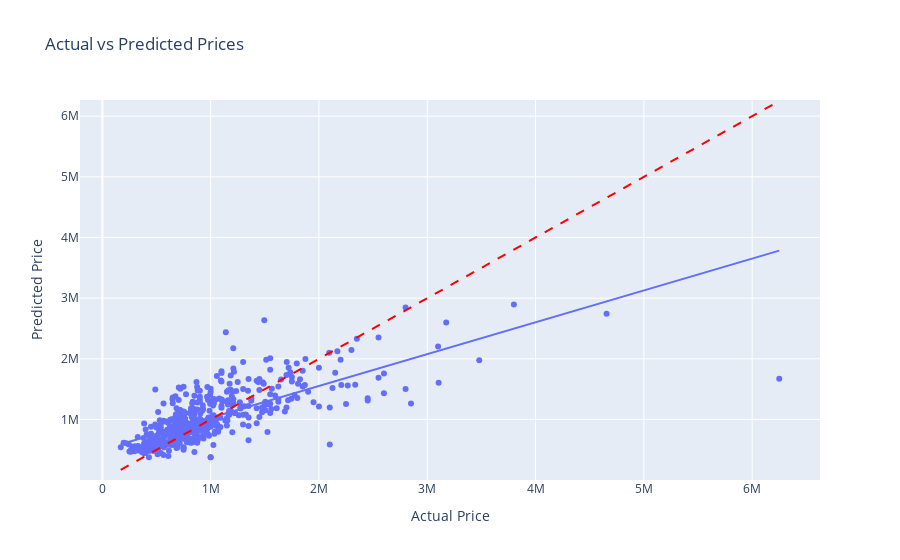
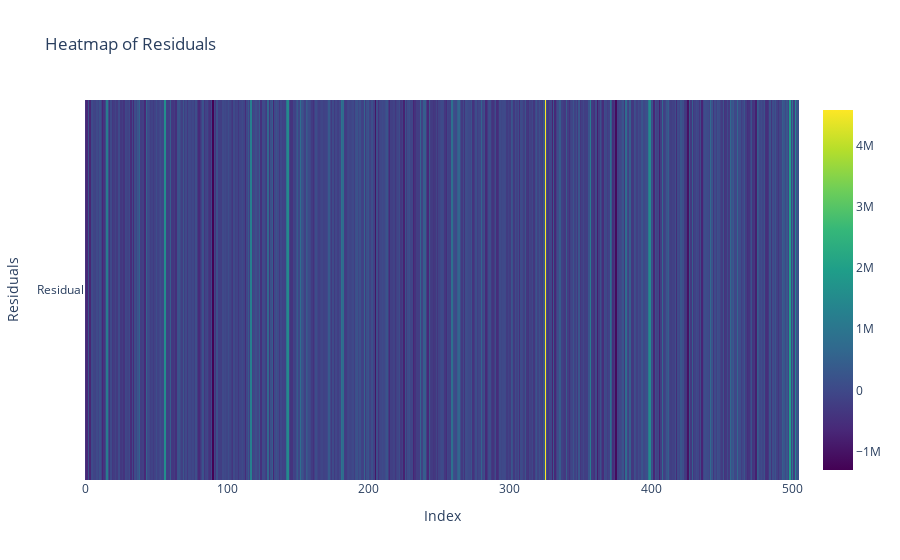
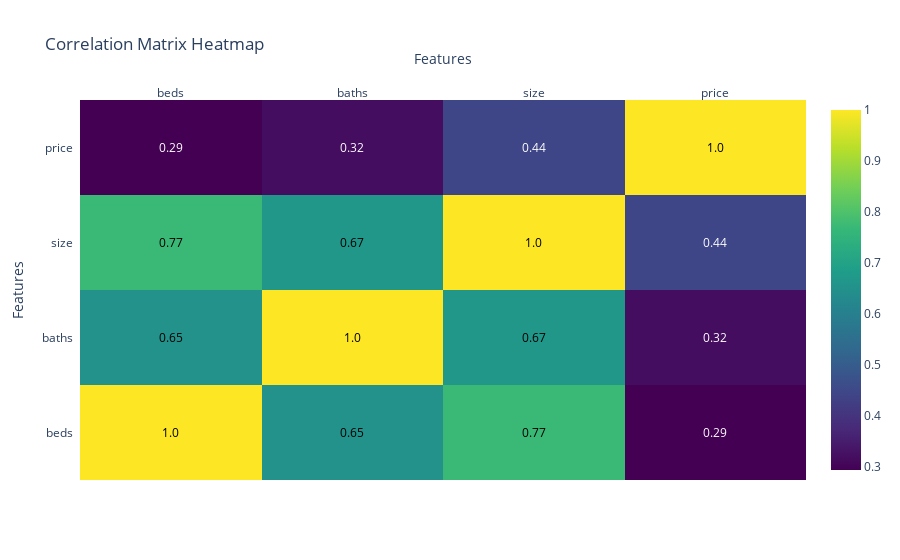
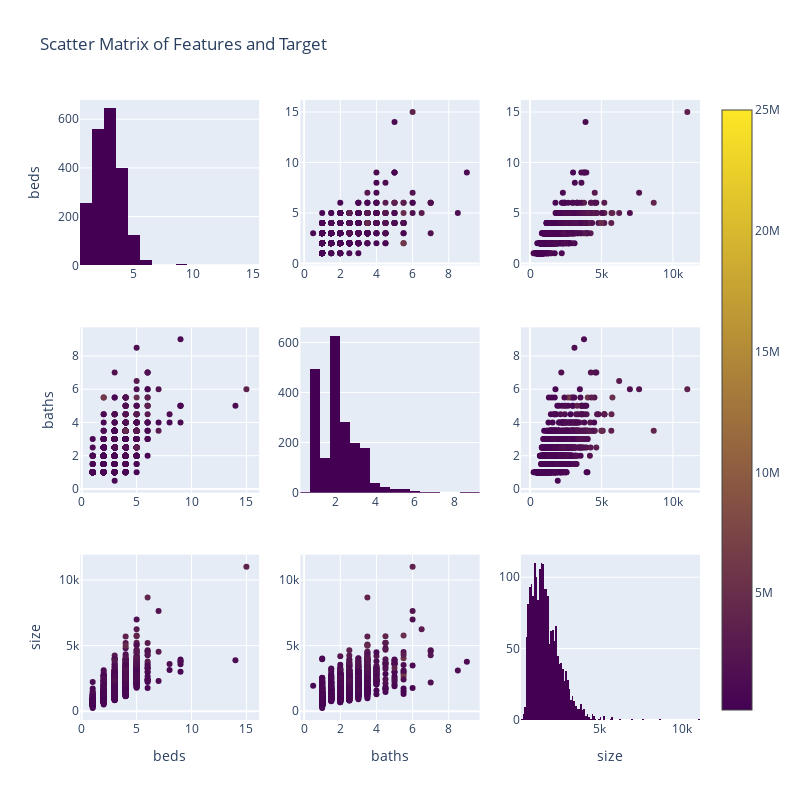

Notebook code for these charts, in order:
### Code cell
import pandas as pd
from sklearn.model_selection import train_test_split
from sklearn.linear_model import LinearRegression
from sklearn.metrics import mean_squared_error
import plotly.express as px
import plotly.graph_objects as go
import plotly.figure_factory as ff

train_df = pd.read_csv('train.csv')
test_df = pd.read_csv('test.csv')

features = ['beds', 'baths', 'size']
target = 'price'

X_train = train_df[features]
y_train = train_df[target]

X_test = test_df[features]
y_test = test_df[target]

model = LinearRegression()

model.fit(X_train, y_train)

y_pred = model.predict(X_test)

mse = mean_squared_error(y_test, y_pred)
rmse = mse ** 0.5

print(f'Mean Squared Error: {mse}')
print(f'Root Mean Squared Error: {rmse}')

predictions = pd.DataFrame({'Actual': y_test, 'Predicted': y_pred})
predictions['Residual'] = predictions['Actual'] - predictions['Predicted']

print(predictions.head())

fig = px.scatter(predictions, x='Actual', y='Predicted', title='Actual vs Predicted Prices',
                 labels={'Actual': 'Actual Price', 'Predicted': 'Predicted Price'},
                 trendline='ols')

fig.add_shape(
    type='line',
    x0=predictions['Actual'].min(), y0=predictions['Actual'].min(),
    x1=predictions['Actual'].max(), y1=predictions['Actual'].max(),
    line=dict(color='Red', dash='dash')
)

fig.update_layout(showlegend=False)
fig.show()

heatmap_data = predictions.pivot_table(index=X_test.index, values='Residual')
heatmap_data = heatmap_data.T  

fig_heatmap = go.Figure(data=go.Heatmap(
    z=heatmap_data.values,
    x=heatmap_data.columns,
    y=heatmap_data.index,
    colorscale='Viridis'
))

fig_heatmap.update_layout(
    title='Heatmap of Residuals',
    xaxis_title='Index',
    yaxis_title='Residuals'
)

fig_heatmap.show()

correlation_matrix = train_df[features + [target]].corr()

print(correlation_matrix)

fig_corr = ff.create_annotated_heatmap(
    z=correlation_matrix.values,
    x=correlation_matrix.columns.tolist(),
    y=correlation_matrix.index.tolist(),
    colorscale='Viridis',
    annotation_text=correlation_matrix.round(2).values,
    showscale=True
)

fig_corr.update_layout(
    title='Correlation Matrix Heatmap',
    xaxis_title='Features',
    yaxis_title='Features'
)

fig_corr.show()
df_for_plotting = train_df[features + [target]]

fig_scatter_matrix = ff.create_scatterplotmatrix(
    df_for_plotting,
    diag='histogram',
    index=target,
    colormap='Viridis',
    colormap_type='cat',
    title='Scatter Matrix of Features and Target'
)

fig_scatter_matrix.update_layout(
    height=800,
    width=800
)

fig_scatter_matrix.show()

### Figure 1 — Plotly figure (JSON) as saved in the notebook; plotly's stock layout.template omitted (floating-point values rounded to 4 significant figures; data arrays with more than 128 entries replaced by an {"elided": "..."} marker saying what was removed)
{"data": [{"hovertemplate": "Actual Price=%{x}<br>Predicted Price=%{y}<extra></extra>", "legendgroup": "", "marker": {"color": "#636efa", "symbol": "circle"}, "mode": "markers", "name": "", "orientation": "v", "showlegend": false, "type": "scatter", "x": {"elided": "505 int values"}, "xaxis": "x", "y": {"elided": "505 float values"}, "yaxis": "y"}, {"hovertemplate": "<b>OLS trendline</b><br>Predicted = 0.524712 * Actual + 503638<br>R<sup>2</sup>=0.535428<br><br>Actual Price=%{x}<br>Predicted Price=%{y} <b>(trend)</b><extra></extra>", "legendgroup": "", "marker": {"color": "#636efa", "symbol": "circle"}, "mode": "lines", "name": "", "showlegend": false, "type": "scatter", "x": {"elided": "505 int values"}, "xaxis": "x", "y": {"elided": "505 float values"}, "yaxis": "y"}], "layout": {"legend": {"tracegroupgap": 0}, "shapes": [{"line": {"color": "Red", "dash": "dash"}, "type": "line", "x0": 170000, "x1": 6250000, "y0": 170000, "y1": 6250000}], "showlegend": false, "title": {"text": "Actual vs Predicted Prices"}, "xaxis": {"anchor": "y", "domain": [0, 1], "title": {"text": "Actual Price"}}, "yaxis": {"anchor": "x", "domain": [0, 1], "title": {"text": "Predicted Price"}}}}

### Figure 2 — Plotly figure (JSON) as saved in the notebook; plotly's stock layout.template omitted (floating-point values rounded to 4 significant figures; data arrays with more than 128 entries replaced by an {"elided": "..."} marker saying what was removed)
{"data": [{"colorscale": [[0, "#440154"], [0.1111, "#482878"], [0.2222, "#3e4989"], [0.3333, "#31688e"], [0.4444, "#26828e"], [0.5556, "#1f9e89"], [0.6667, "#35b779"], [0.7778, "#6ece58"], [0.8889, "#b5de2b"], [1, "#fde725"]], "type": "heatmap", "x": {"elided": "505 int values"}, "y": ["Residual"], "z": {"elided": "1x505 float values"}}], "layout": {"title": {"text": "Heatmap of Residuals"}, "xaxis": {"title": {"text": "Index"}}, "yaxis": {"title": {"text": "Residuals"}}}}

### Figure 3 — Plotly figure (JSON) as saved in the notebook; plotly's stock layout.template omitted (floating-point values rounded to 4 significant figures)
{"data": [{"colorscale": [[0, "#440154"], [0.1111, "#482878"], [0.2222, "#3e4989"], [0.3333, "#31688e"], [0.4444, "#26828e"], [0.5556, "#1f9e89"], [0.6667, "#35b779"], [0.7778, "#6ece58"], [0.8889, "#b5de2b"], [1, "#fde725"]], "reversescale": false, "showscale": true, "type": "heatmap", "x": ["beds", "baths", "size", "price"], "y": ["beds", "baths", "size", "price"], "z": [[1, 0.6529, 0.7719, 0.2935], [0.6529, 1, 0.6677, 0.3173], [0.7719, 0.6677, 1, 0.4441], [0.2935, 0.3173, 0.4441, 1]]}], "layout": {"annotations": [{"font": {"color": "#000000"}, "showarrow": false, "text": "1.0", "x": "beds", "xref": "x", "y": "beds", "yref": "y"}, {"font": {"color": "#000000"}, "showarrow": false, "text": "0.65", "x": "baths", "xref": "x", "y": "beds", "yref": "y"}, {"font": {"color": "#000000"}, "showarrow": false, "text": "0.77", "x": "size", "xref": "x", "y": "beds", "yref": "y"}, {"font": {"color": "#FFFFFF"}, "showarrow": false, "text": "0.29", "x": "price", "xref": "x", "y": "beds", "yref": "y"}, {"font": {"color": "#000000"}, "showarrow": false, "text": "0.65", "x": "beds", "xref": "x", "y": "baths", "yref": "y"}, {"font": {"color": "#000000"}, "showarrow": false, "text": "1.0", "x": "baths", "xref": "x", "y": "baths", "yref": "y"}, {"font": {"color": "#000000"}, "showarrow": false, "text": "0.67", "x": "size", "xref": "x", "y": "baths", "yref": "y"}, {"font": {"color": "#FFFFFF"}, "showarrow": false, "text": "0.32", "x": "price", "xref": "x", "y": "baths", "yref": "y"}, {"font": {"color": "#000000"}, "showarrow": false, "text": "0.77", "x": "beds", "xref": "x", "y": "size", "yref": "y"}, {"font": {"color": "#000000"}, "showarrow": false, "text": "0.67", "x": "baths", "xref": "x", "y": "size", "yref": "y"}, {"font": {"color": "#000000"}, "showarrow": false, "text": "1.0", "x": "size", "xref": "x", "y": "size", "yref": "y"}, {"font": {"color": "#FFFFFF"}, "showarrow": false, "text": "0.44", "x": "price", "xref": "x", "y": "size", "yref": "y"}, {"font": {"color": "#FFFFFF"}, "showarrow": false, "text": "0.29", "x": "beds", "xref": "x", "y": "price", "yref": "y"}, {"font": {"color": "#FFFFFF"}, "showarrow": false, "text": "0.32", "x": "baths", "xref": "x", "y": "price", "yref": "y"}, {"font": {"color": "#FFFFFF"}, "showarrow": false, "text": "0.44", "x": "size", "xref": "x", "y": "price", "yref": "y"}, {"font": {"color": "#000000"}, "showarrow": false, "text": "1.0", "x": "price", "xref": "x", "y": "price", "yref": "y"}], "title": {"text": "Correlation Matrix Heatmap"}, "xaxis": {"dtick": 1, "gridcolor": "rgb(0, 0, 0)", "side": "top", "ticks": "", "title": {"text": "Features"}}, "yaxis": {"dtick": 1, "ticks": "", "ticksuffix": "  ", "title": {"text": "Features"}}}}

### Figure 4 — Plotly figure (JSON) as saved in the notebook; plotly's stock layout.template omitted (floating-point values rounded to 4 significant figures; data arrays with more than 128 entries replaced by an {"elided": "..."} marker saying what was removed)
{"data": [{"marker": {"color": "rgb(68, 1, 84)"}, "showlegend": false, "type": "histogram", "x": {"elided": "2016 int values"}, "xaxis": "x", "yaxis": "y"}, {"marker": {"color": {"elided": "2016 int values"}, "colorscale": [[0, "rgb(68, 1, 84)"], [1, "rgb(253, 231, 37)"]], "showscale": true, "size": 6}, "mode": "markers", "showlegend": false, "type": "scatter", "x": {"elided": "2016 float values"}, "xaxis": "x2", "y": {"elided": "2016 int values"}, "yaxis": "y2"}, {"marker": {"color": {"elided": "2016 int values"}, "colorscale": [[0, "rgb(68, 1, 84)"], [1, "rgb(253, 231, 37)"]], "showscale": false, "size": 6}, "mode": "markers", "showlegend": false, "type": "scatter", "x": {"elided": "2016 int values"}, "xaxis": "x3", "y": {"elided": "2016 int values"}, "yaxis": "y3"}, {"marker": {"color": {"elided": "2016 int values"}, "colorscale": [[0, "rgb(68, 1, 84)"], [1, "rgb(253, 231, 37)"]], "showscale": false, "size": 6}, "mode": "markers", "showlegend": false, "type": "scatter", "x": {"elided": "2016 int values"}, "xaxis": "x4", "y": {"elided": "2016 float values"}, "yaxis": "y4"}, {"marker": {"color": "rgb(68, 1, 84)"}, "showlegend": false, "type": "histogram", "x": {"elided": "2016 float values"}, "xaxis": "x5", "yaxis": "y5"}, {"marker": {"color": {"elided": "2016 int values"}, "colorscale": [[0, "rgb(68, 1, 84)"], [1, "rgb(253, 231, 37)"]], "showscale": false, "size": 6}, "mode": "markers", "showlegend": false, "type": "scatter", "x": {"elided": "2016 int values"}, "xaxis": "x6", "y": {"elided": "2016 float values"}, "yaxis": "y6"}, {"marker": {"color": {"elided": "2016 int values"}, "colorscale": [[0, "rgb(68, 1, 84)"], [1, "rgb(253, 231, 37)"]], "showscale": false, "size": 6}, "mode": "markers", "showlegend": false, "type": "scatter", "x": {"elided": "2016 int values"}, "xaxis": "x7", "y": {"elided": "2016 int values"}, "yaxis": "y7"}, {"marker": {"color": {"elided": "2016 int values"}, "colorscale": [[0, "rgb(68, 1, 84)"], [1, "rgb(253, 231, 37)"]], "showscale": false, "size": 6}, "mode": "markers", "showlegend": false, "type": "scatter", "x": {"elided": "2016 float values"}, "xaxis": "x8", "y": {"elided": "2016 int values"}, "yaxis": "y8"}, {"marker": {"color": "rgb(68, 1, 84)"}, "showlegend": false, "type": "histogram", "x": {"elided": "2016 int values"}, "xaxis": "x9", "yaxis": "y9"}], "layout": {"barmode": "stack", "height": 800, "showlegend": true, "title": {"text": "Scatter Matrix of Features and Target"}, "width": 800, "xaxis": {"anchor": "y", "domain": [0, 0.2889]}, "xaxis2": {"anchor": "y2", "domain": [0.3556, 0.6444]}, "xaxis3": {"anchor": "y3", "domain": [0.7111, 1]}, "xaxis4": {"anchor": "y4", "domain": [0, 0.2889]}, "xaxis5": {"anchor": "y5", "domain": [0.3556, 0.6444]}, "xaxis6": {"anchor": "y6", "domain": [0.7111, 1]}, "xaxis7": {"anchor": "y7", "domain": [0, 0.2889], "title": {"text": "beds"}}, "xaxis8": {"anchor": "y8", "domain": [0.3556, 0.6444], "title": {"text": "baths"}}, "xaxis9": {"anchor": "y9", "domain": [0.7111, 1], "title": {"text": "size"}}, "yaxis": {"anchor": "x", "domain": [0.7333, 1], "title": {"text": "beds"}}, "yaxis2": {"anchor": "x2", "domain": [0.7333, 1]}, "yaxis3": {"anchor": "x3", "domain": [0.7333, 1]}, "yaxis4": {"anchor": "x4", "domain": [0.3667, 0.6333], "title": {"text": "baths"}}, "yaxis5": {"anchor": "x5", "domain": [0.3667, 0.6333]}, "yaxis6": {"anchor": "x6", "domain": [0.3667, 0.6333]}, "yaxis7": {"anchor": "x7", "domain": [0, 0.2667], "title": {"text": "size"}}, "yaxis8": {"anchor": "x8", "domain": [0, 0.2667]}, "yaxis9": {"anchor": "x9", "domain": [0, 0.2667]}}}
